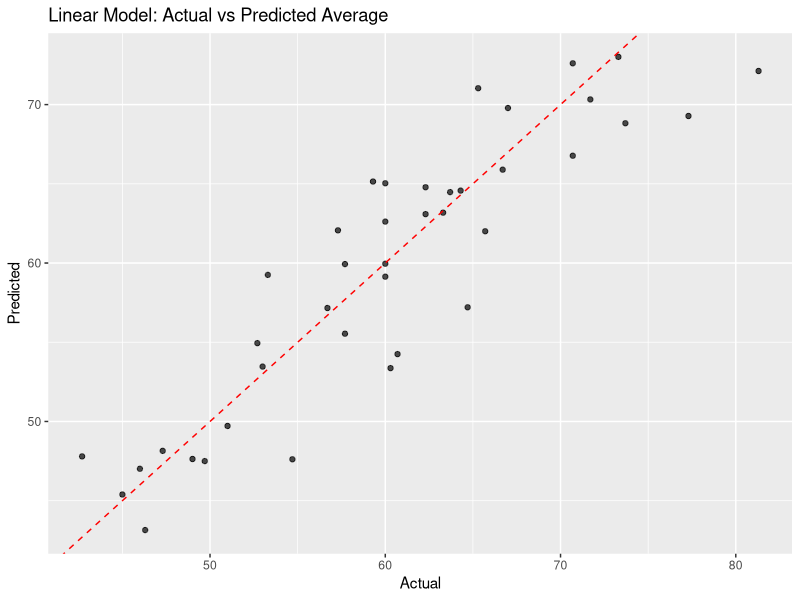
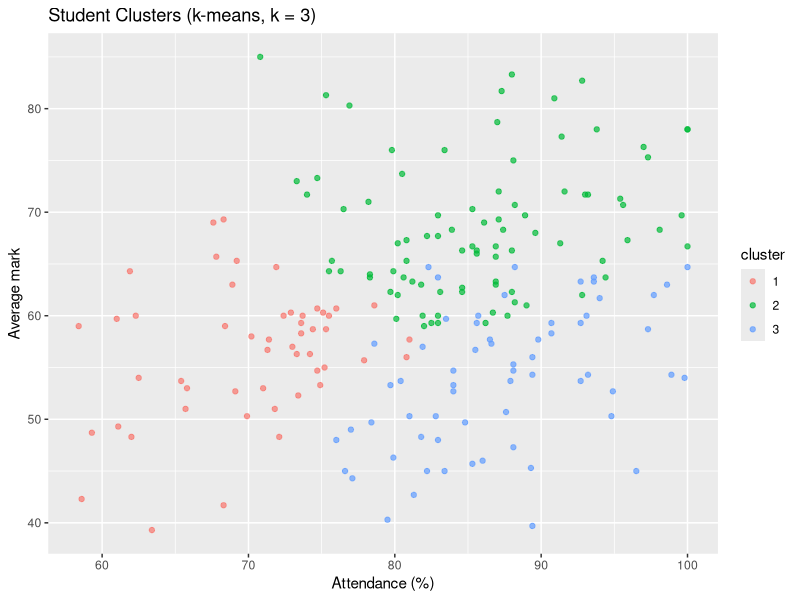

Reproduce these figures in R, in order.
# ADVANCED PROJECT: End-to-End Student Performance Prediction (regression + ML)
suppressPackageStartupMessages({library(dplyr); library(ggplot2); library(rpart); library(randomForest); library(cluster)})
set.seed(42)
d <- read.csv("data/students_cleaned.csv", stringsAsFactors = TRUE)
d <- d %>% mutate(pass = factor(ifelse(average >= 60, "Pass", "Fail"), levels = c("Fail","Pass")))
cat("Rows:", nrow(d), "\nPass/Fail:\n"); print(table(d$pass))

# --- Train/test split 80/20 ---
idx   <- sample(seq_len(nrow(d)), size = 0.8 * nrow(d))
train <- d[idx, ]; test <- d[-idx, ]
cat("Train:", nrow(train), "Test:", nrow(test), "\n")

# --- Linear regression ---
lm_fit <- lm(average ~ attendance + study_hours, data = train)
print(summary(lm_fit))
pred <- predict(lm_fit, test)
rmse <- sqrt(mean((test$average - pred)^2)); mae <- mean(abs(test$average - pred))
r2   <- 1 - sum((test$average - pred)^2) / sum((test$average - mean(test$average))^2)
cat(sprintf("\nTest RMSE: %.2f | MAE: %.2f | R-squared: %.3f\n", rmse, mae, r2))

# --- Classification: decision tree vs random forest ---
tree <- rpart(pass ~ attendance + study_hours + section, data = train, method = "class")
rf   <- randomForest(pass ~ attendance + study_hours + section, data = train, ntree = 200)
acc  <- function(m, type) { p <- predict(m, test, type = type); mean(p == test$pass) }
cat(sprintf("\nDecision tree accuracy: %.3f\nRandom forest accuracy: %.3f\n", acc(tree, "class"), acc(rf, "class")))
cat("Random forest confusion matrix (rows = actual):\n")
print(table(Actual = test$pass, Predicted = predict(rf, test)))
cat("\nVariable importance:\n"); print(round(importance(rf), 2))

# --- Clustering ---
km_data <- scale(d[, c("attendance", "study_hours", "average")])
km <- kmeans(km_data, centers = 3, nstart = 25)
d$cluster <- factor(km$cluster)
cat("\nCluster profiles (original units):\n")
print(d %>% group_by(cluster) %>% summarise(n = n(), attendance = round(mean(attendance),1),
      study_hours = round(mean(study_hours),1), average = round(mean(average),1)))
sil <- mean(silhouette(km$cluster, dist(km_data))[, 3]); cat("Mean silhouette:", round(sil, 3), "\n")

# --- Charts ---
p1 <- ggplot(data.frame(Actual = test$average, Predicted = pred), aes(Actual, Predicted)) +
  geom_point(alpha = .7) + geom_abline(linetype = "dashed", colour = "red") +
  labs(title = "Linear Model: Actual vs Predicted Average")
p2 <- ggplot(d, aes(attendance, average, colour = cluster)) + geom_point(alpha = .7) +
  labs(title = "Student Clusters (k-means, k = 3)", x = "Attendance (%)", y = "Average mark")
ggsave("output/adv_actual_vs_pred.png", p1, width = 6, height = 4, dpi = 120)
ggsave("output/adv_clusters.png", p2, width = 6, height = 4, dpi = 120)
cat("\nSaved 2 charts.\n")
